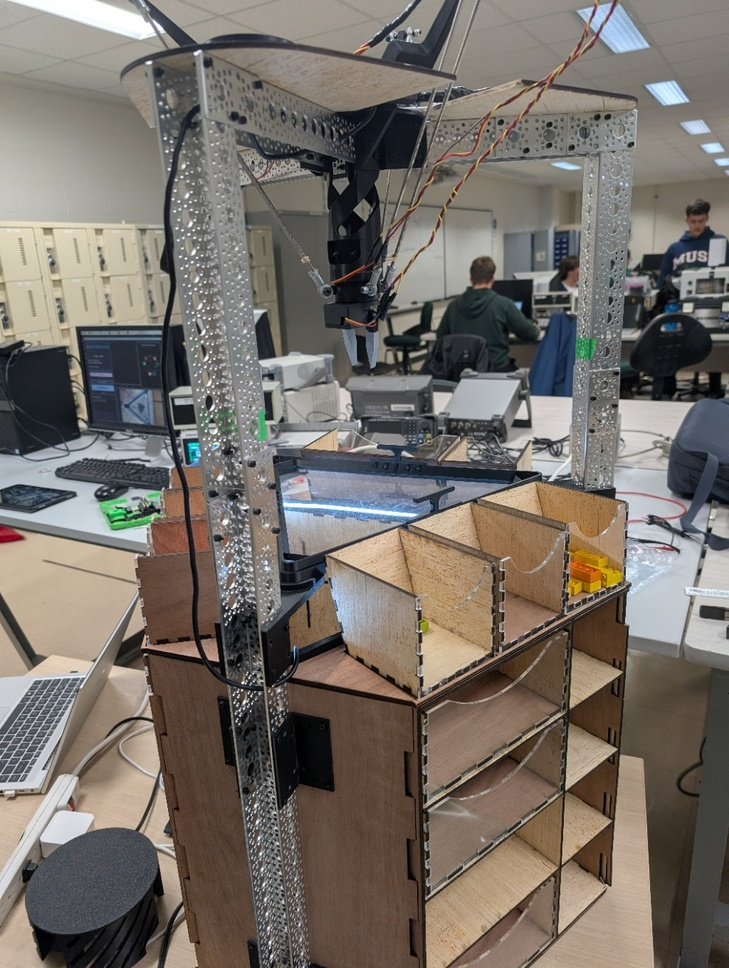
#> input picture Images/Photo_Robot.jpg, 729 x 968 px, shrunk from 989 x 1314 before the run, given in place of -raw,format=BGR ! appsink drop=true max-buffers=1 sync=false, which was not available
$ python flash_ambient_filter.py
#> lines starting #> are read from the running program, lines starting #| are printed output that depends on the picture; after the words box and inside, x2 and y2 are one past the last pixel; in counts of white or black regions, pixels touching at a corner belong together; pictures that were not available may be replaced by others from this repository, and a replacement may not be noted
#!/usr/bin/env python3
# -*- coding: utf-8 -*-
"""
flash_ambient_filter_manual.py
Capture manuelle du couple OFF/ON (LEDs éteintes/allumées) pour construire un filtre
d'atténuation de lumière ambiante. Aperçu live + touches de contrôle :

  - 'o' : capturer OFF (LEDs éteintes)
  - 'l' : capturer ON  (LEDs allumées)
  - 'c' : calculer le filtre (si OFF et ON présents)
  - 's' : sauvegarder le filtre (ambient_ref.png, led_contrib.png, led_mask.png, flash_params.npz)
  - 'f' : basculer l'aperçu entre Original et Filtré (si filtre calculé)
  - 'r' : réinitialiser (efface OFF/ON/filtre en mémoire)
  - 'q' : quitter

Dépendances:
    pip install opencv-python numpy
"""

import os
import time
import json
from typing import Dict, Any, Tuple
import cv2
import numpy as np

# ---------- Réglages caméra ----------
PIPELINE = (
    "libcamerasrc ! "
    "video/x-raw,format=NV12,width=4608,height=2592,framerate=5/1 ! "
    "videoscale ! video/x-raw,width=1920,height=1080 ! "
    "queue max-size-buffers=1 leaky=downstream ! "
    "videoconvert ! video/x-raw,format=BGR ! "
    "appsink drop=true max-buffers=1 sync=false"
)

# ---------- Réglages filtre ----------
SAVE_DIR = "calib_flash"
os.makedirs(SAVE_DIR, exist_ok=True)

ALPHA_AMBIENT = 0.85     # force de soustraction de l'ambiante (0.6..1.2 typique)
GAUSS_BLUR_K = (5, 5)    # anti-bruit
MIN_LED_DELTA = 4        # delta min (niveaux) pour considérer une vraie contribution LED
MASK_SMOOTH_K = 21       # lissage du masque LED
MASK_GAMMA = 0.7         # renforcement doux du masque (0.6..0.9)
ECC_ALIGN = False        # activer l'alignement ECC ON->OFF si nécessaire (lent mais utile si bougé)

# ---------- Utilitaires ----------
def open_cap():
    cap = cv2.VideoCapture(PIPELINE, cv2.CAP_GSTREAMER)
    if not cap.isOpened():
        raise SystemExit("Erreur: impossible d'ouvrir la caméra via GStreamer.")
    return cap

# [8 lines left out: function grab_stable_frame, not called in this run]

def gaussian(img):
    return cv2.GaussianBlur(img, GAUSS_BLUR_K, 0)

# [96 lines left out: functions align_ecc, compute_filter, robust_gain, apply_ambient_filter, save_filter, not called in this run]

# ---------- Main interactif ----------
def main():
    cap = open_cap()
    print("=== Calibration flash/no-flash (manuel) ===")
    print("Étapes :")
    print("  1) ÉTEINS tes LEDs, cadre la scène, puis appuie sur 'o' pour CAPTURER OFF.")
    print("  2) ALLUME tes LEDs, puis appuie sur 'l' pour CAPTURER ON.")
    print("  3) Appuie sur 'c' pour CALCULER le filtre.")
    print("  4) Appuie sur 'f' pour basculer Original/Filtré (prévisualisation).")
    print("  5) Appuie sur 's' pour SAUVEGARDER. 'r' pour réinitialiser. 'q' pour quitter.")

    win = "flash/manual"
    cv2.namedWindow(win, cv2.WINDOW_NORMAL)
    show_filtered = False

    img_off = None
    img_on  = None
    filt    = None

    while True:
        ok, frame = cap.read()
#> frame is the input picture: shape (968, 729, 3); mean B, G, R 104.2, 111.5, 118.4
        if not ok:
            break

        disp = frame.copy()
        h, w = frame.shape[:2]
#> h = 968; w = 729

        # Overlay état
        status = []
        status.append(f"OFF: {'OK' if img_off is not None else '---'}")
        status.append(f"ON: {'OK' if img_on  is not None else '---'}")
        status.append(f"FILTR: {'OK' if filt is not None else '---'}")
        status.append(f"VIEW: {'filtered' if (show_filtered and filt is not None) else 'original'}")
        y0 = 24
        for txt in status:
            cv2.putText(disp, txt, (10, y0), cv2.FONT_HERSHEY_SIMPLEX, 0.7, (0,255,0), 2, cv2.LINE_AA)
            y0 += 26
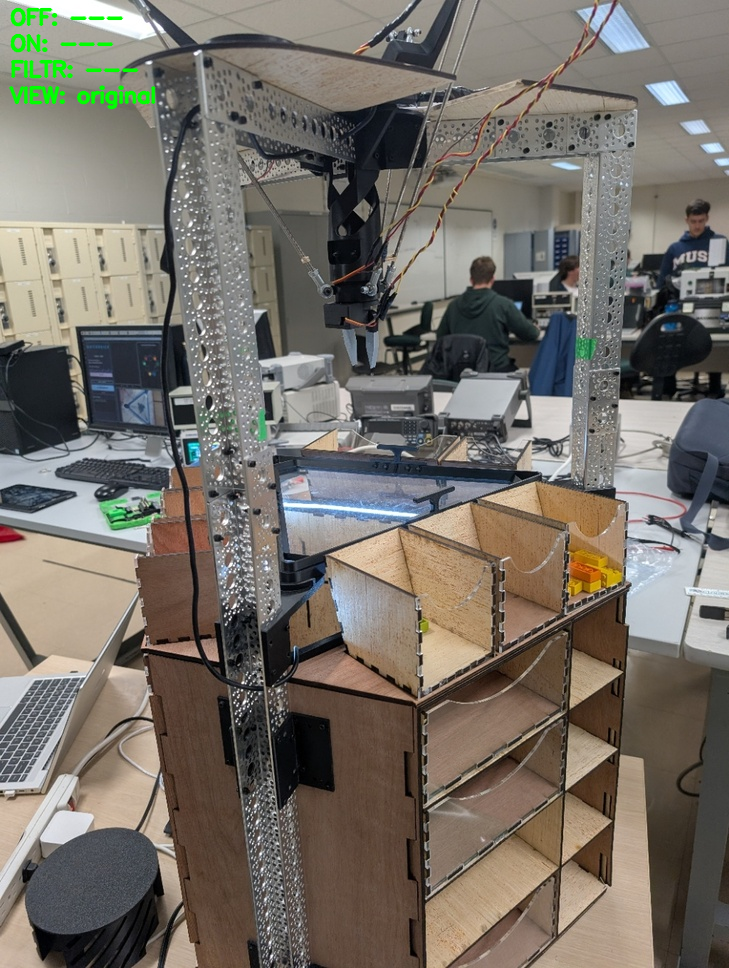
#> disp: shape (968, 729, 3); 0.65% of pixels changed, all inside (x1, y1, x2, y2) = (8, 7, 156, 110)
#> after the loop, y0 = 128

        help1 = "o: capture OFF | l: capture ON | c: compute | f: toggle view | s: save | r: reset | q: quit"
        cv2.putText(disp, help1, (10, h-14), cv2.FONT_HERSHEY_SIMPLEX, 0.6, (255,255,255), 2, cv2.LINE_AA)
        cv2.putText(disp, help1, (10, h-14), cv2.FONT_HERSHEY_SIMPLEX, 0.6, (0,0,0), 1, cv2.LINE_AA)
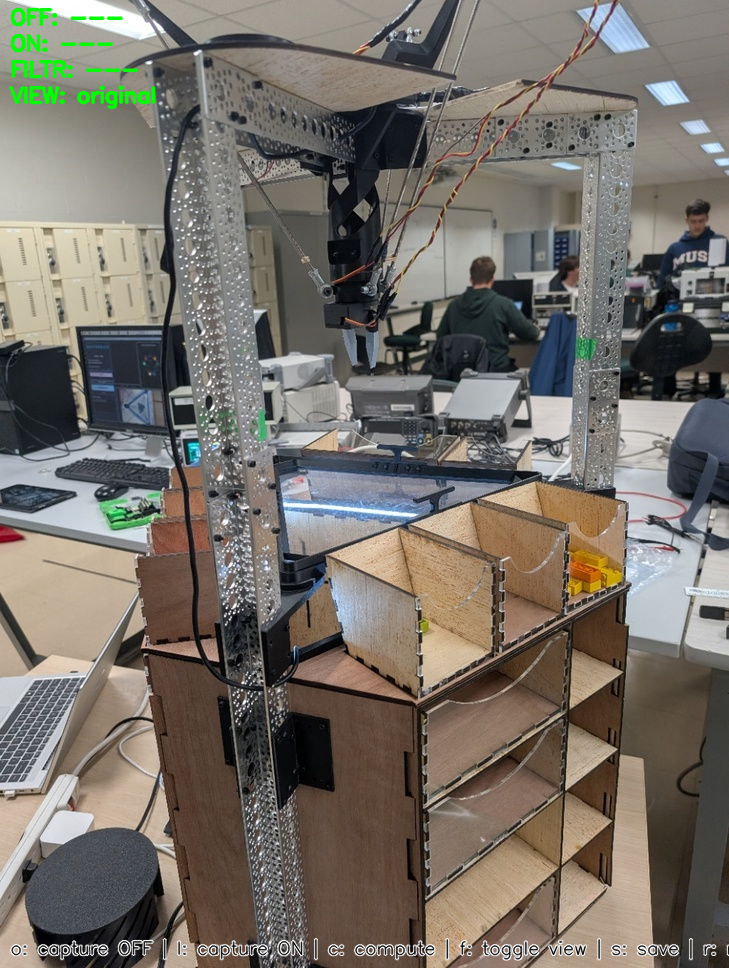
#> disp: shape (968, 729, 3); mean B, G, R 104.2, 112.6, 118.2

        # Affichage filtré si demandé et filtre dispo
        if show_filtered and (filt is not None):
            disp = apply_ambient_filter(frame, filt)

        cv2.imshow(win, disp)
        key = cv2.waitKey(1) & 0xFF
#> (key q is pressed here)

        if key == ord('q'):
            break
        elif key == ord('o'):
            # demander de bien éteindre les LEDs
            print("[OFF] Assure-toi que les LEDs sont ÉTEINTES... capture dans 0.2 s")
            time.sleep(0.2)
            img_off = grab_stable_frame(cap)
            print("[OFF] Capturé.")
            filt = None  # invalider filtre courant
        elif key == ord('l'):
            # demander d’allumer les LEDs
            print("[ON] Assure-toi que les LEDs sont ALLUMÉES... capture dans 0.2 s")
            time.sleep(0.2)
            img_on = grab_stable_frame(cap)
            print("[ON] Capturé.")
            filt = None
        elif key == ord('c'):
            if img_off is None or img_on is None:
                print("[WARN] Capture OFF/ON incomplète.")
            else:
                filt = compute_filter(img_off, img_on)
                print("[OK] Filtre calculé. Tu peux appuyer sur 'f' pour voir l'effet, 's' pour sauvegarder.")
        elif key == ord('f'):
            show_filtered = not show_filtered
        elif key == ord('s'):
            if filt is None:
                print("[WARN] Aucun filtre calculé.")
            else:
                save_filter(filt, SAVE_DIR)
                print(f"[OK] Sauvegardé dans {SAVE_DIR}/ (ambient_ref.png, led_contrib.png, led_mask.png, flash_params.npz)")
        elif key == ord('r'):
            img_off = None
            img_on  = None
            filt    = None
            print("[RESET] Réinitialisé.")

    cap.release()
    cv2.destroyAllWindows()

# ---------- Point d'entrée ----------
if __name__ == "__main__":
    main()

$ run again, on Images/Photo_UI_Mode_Trajectoire.jpg
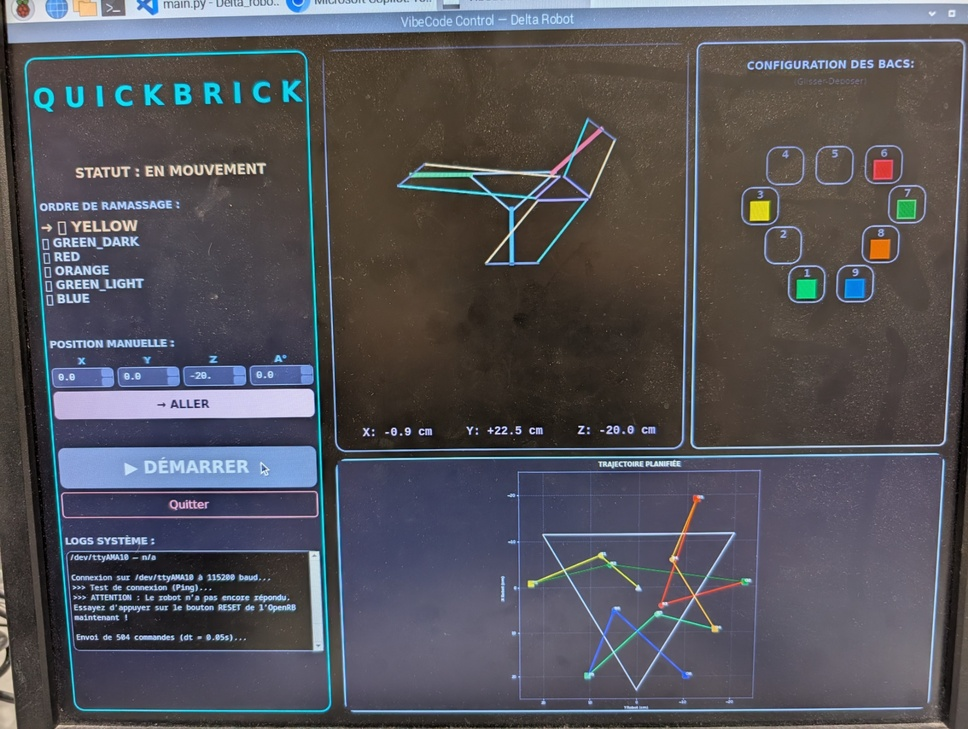
#> input picture Images/Photo_UI_Mode_Trajectoire.jpg, 968 x 729 px, shrunk from 1874 x 1411 before the run, given in place of -raw,format=BGR ! appsink drop=true max-buffers=1 sync=false, which was not available
#> in main, frame is the input picture: shape (729, 968, 3); mean B, G, R 89.7, 83.1, 84
#> after the loop in main, `for txt in status:`:
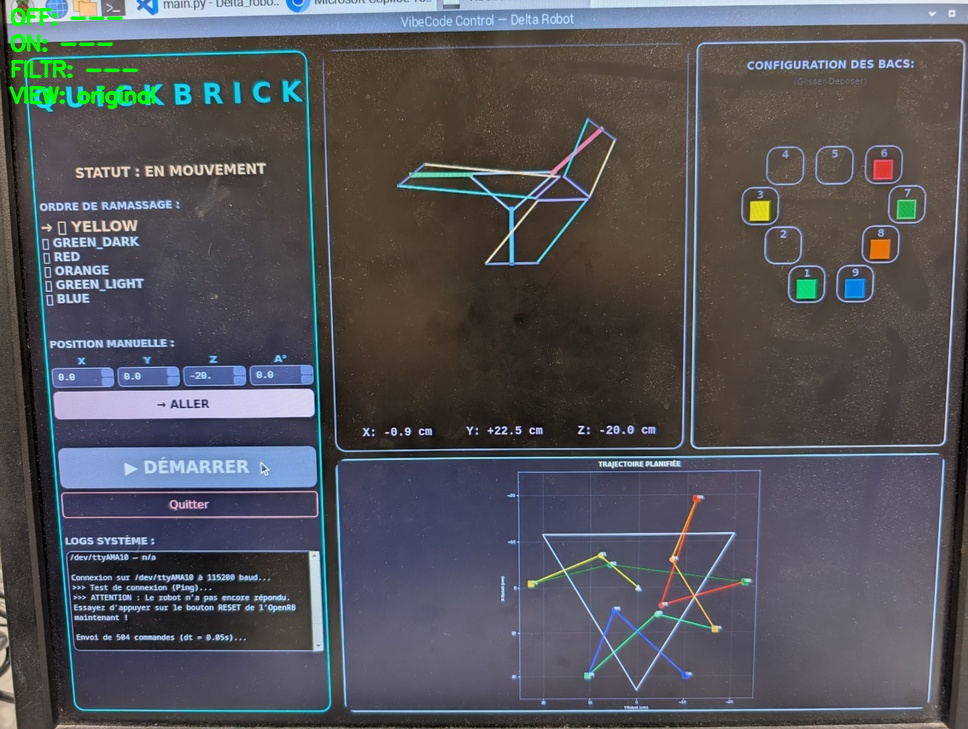
#> disp: shape (729, 968, 3); 0.65% of pixels changed, all inside (x1, y1, x2, y2) = (8, 7, 156, 110)
#> after the loop in main, `for txt in status:`: y0 = 128
#> in main, `cv2.putText(disp, help1, (10, h-14), cv2.FONT_HERSHEY_SIMPLEX, 0.6, (0..`:
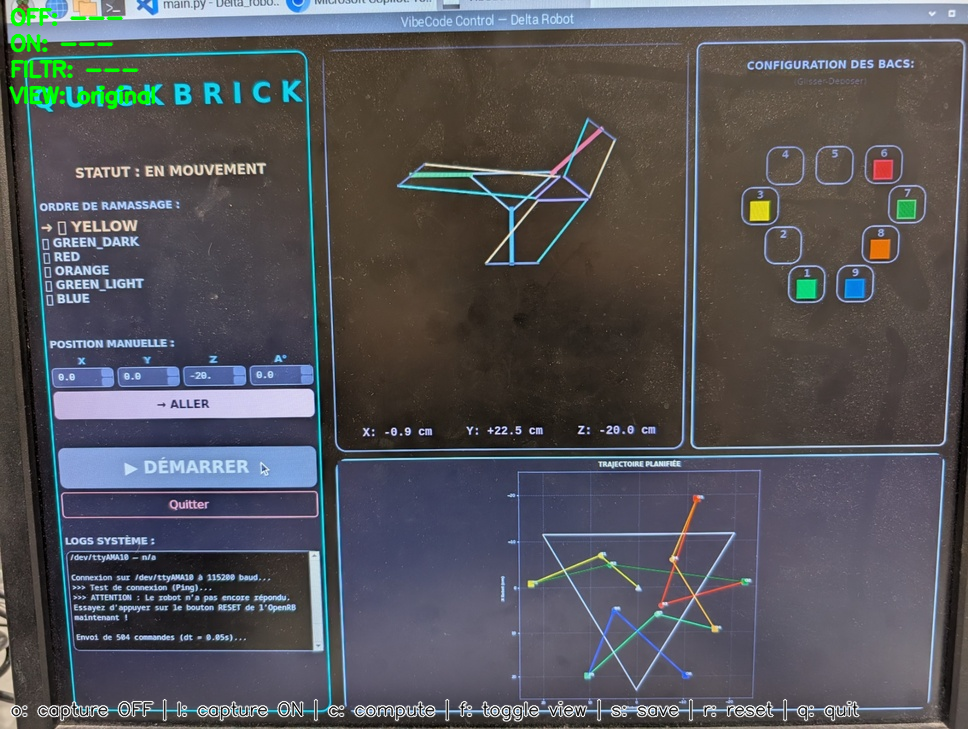
#> disp: shape (729, 968, 3); mean B, G, R 89.7, 84.4, 84.4
